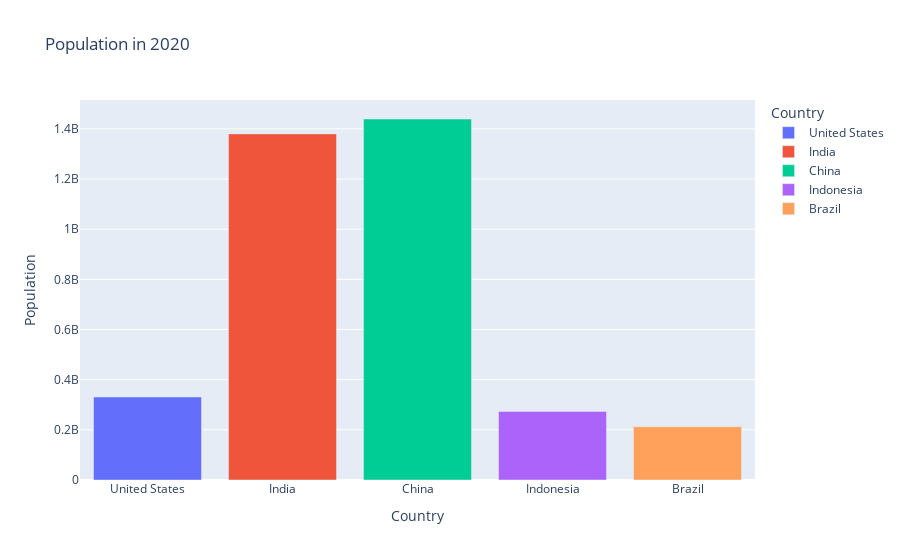

Here is the notebook cell this chart was saved with:
### Code cell
fig = px.bar(
    dd,
    x="Country",
    y="Population",
    title="Population in 2020",
    labels={"x": "Country", "y": "Population"},
      #color_discrete_sequence=["blue"],
    color="Country"
)

fig.show()

### Figure 1 — Plotly figure (JSON) as saved in the notebook; plotly's stock layout.template omitted (floating-point values rounded to 4 significant figures)
{"data": [{"hovertemplate": "Country=%{x}<br>Population=%{y}<extra></extra>", "legendgroup": "United States", "marker": {"color": "#636efa", "pattern": {"shape": ""}}, "name": "United States", "orientation": "v", "showlegend": true, "textposition": "auto", "type": "bar", "x": ["United States"], "xaxis": "x", "y": [331000000.0], "yaxis": "y"}, {"hovertemplate": "Country=%{x}<br>Population=%{y}<extra></extra>", "legendgroup": "India", "marker": {"color": "#EF553B", "pattern": {"shape": ""}}, "name": "India", "orientation": "v", "showlegend": true, "textposition": "auto", "type": "bar", "x": ["India"], "xaxis": "x", "y": [1380000000.0], "yaxis": "y"}, {"hovertemplate": "Country=%{x}<br>Population=%{y}<extra></extra>", "legendgroup": "China", "marker": {"color": "#00cc96", "pattern": {"shape": ""}}, "name": "China", "orientation": "v", "showlegend": true, "textposition": "auto", "type": "bar", "x": ["China"], "xaxis": "x", "y": [1439000000.0], "yaxis": "y"}, {"hovertemplate": "Country=%{x}<br>Population=%{y}<extra></extra>", "legendgroup": "Indonesia", "marker": {"color": "#ab63fa", "pattern": {"shape": ""}}, "name": "Indonesia", "orientation": "v", "showlegend": true, "textposition": "auto", "type": "bar", "x": ["Indonesia"], "xaxis": "x", "y": [273500000.0], "yaxis": "y"}, {"hovertemplate": "Country=%{x}<br>Population=%{y}<extra></extra>", "legendgroup": "Brazil", "marker": {"color": "#FFA15A", "pattern": {"shape": ""}}, "name": "Brazil", "orientation": "v", "showlegend": true, "textposition": "auto", "type": "bar", "x": ["Brazil"], "xaxis": "x", "y": [212600000.0], "yaxis": "y"}], "layout": {"barmode": "relative", "legend": {"title": {"text": "Country"}, "tracegroupgap": 0}, "title": {"text": "Population in 2020"}, "xaxis": {"anchor": "y", "categoryarray": ["United States", "India", "China", "Indonesia", "Brazil"], "categoryorder": "array", "domain": [0, 1], "title": {"text": "Country"}}, "yaxis": {"anchor": "x", "domain": [0, 1], "title": {"text": "Population"}}}}
